Frame 1 (no input): blank canvas, image omitted
Frame 60 (no input): blank canvas, image omitted
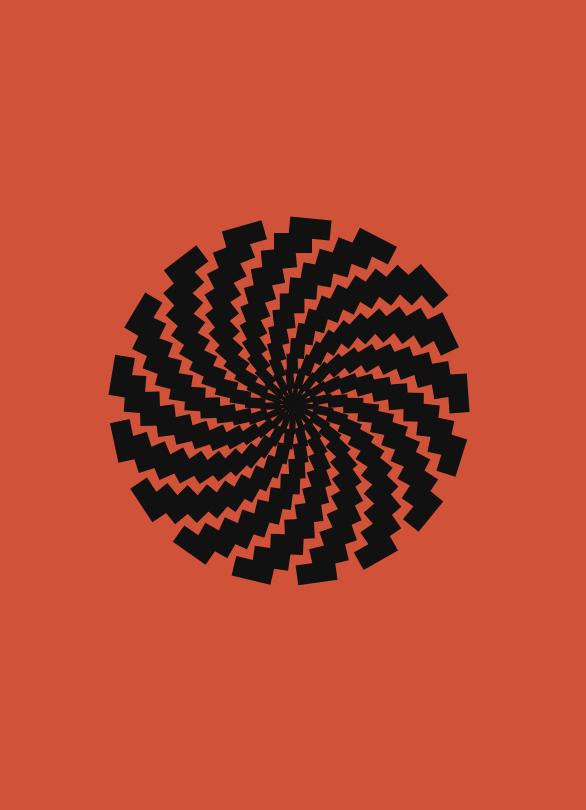
Frame 120 (the mouse pressed at the canvas centre since frame 60)

The p5.js sketch whose frames 1 and 60 were blank and that drew this single picture after the mouse press (run headless with seeded random() and noise() and a simulated clock; from frame 60 on, the mouse is pressed at the canvas centre):

// p5.js sketch
// ── sketch.js
var bg = '#D05238';
var fg = '#111111';
var mx, my;

function setup() {
	createCanvas(586, 810);
	rectMode(CENTER);
}

function draw() {
	background(bg);
	fill(fg);
	noStroke();

	if (mouseX < width) {
		mx = map(mouseX, 0, width, 0, 8000);
	}

	for (var x = 0; x < mx / 20; x++) {
		push();
		translate(width / 2, height / 2);
		rotate(radians(x * 20));
		rotate(radians(x / 2 + x));
		rect(x * 0.9, 0, 20, 2 + x * 0.2);
		pop();
	}
}
